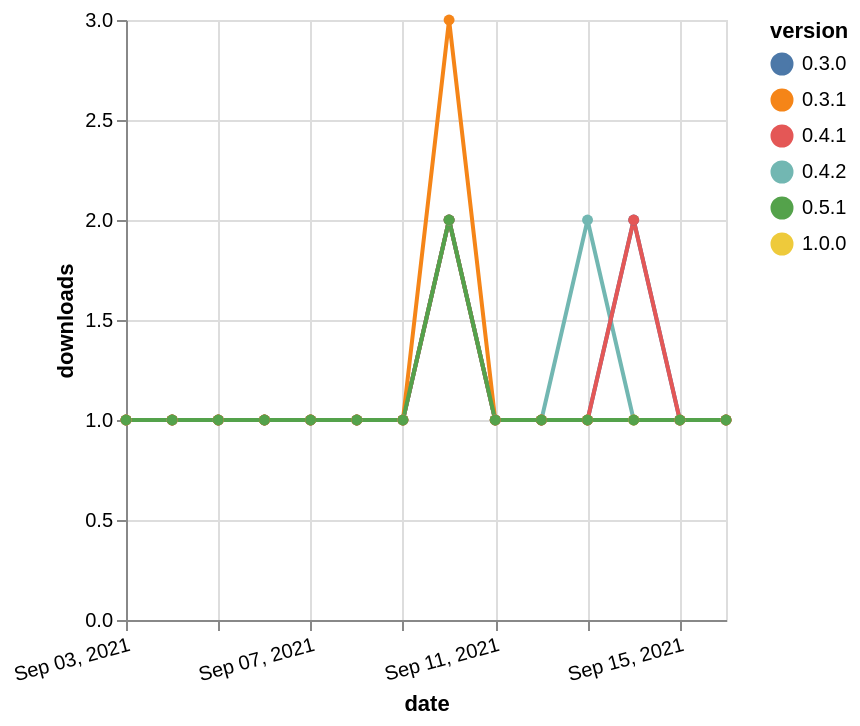

Vega-Lite specification for this chart:
### Vega-Lite specification from a JSON file in a GitHub repository (floating-point values rounded to 4 significant figures)
{"$schema": "https://vega.github.io/schema/vega-lite/v5.json", "description": "A simple bar chart with embedded data.", "data": {"values": [{"date": "2021-09-03", "total": 168, "delta": 1, "version": "1.0.0"}, {"date": "2021-09-04", "total": 169, "delta": 1, "version": "1.0.0"}, {"date": "2021-09-05", "total": 170, "delta": 1, "version": "1.0.0"}, {"date": "2021-09-06", "total": 171, "delta": 1, "version": "1.0.0"}, {"date": "2021-09-07", "total": 172, "delta": 1, "version": "1.0.0"}, {"date": "2021-09-08", "total": 173, "delta": 1, "version": "1.0.0"}, {"date": "2021-09-09", "total": 174, "delta": 1, "version": "1.0.0"}, {"date": "2021-09-10", "total": 176, "delta": 2, "version": "1.0.0"}, {"date": "2021-09-11", "total": 177, "delta": 1, "version": "1.0.0"}, {"date": "2021-09-12", "total": 178, "delta": 1, "version": "1.0.0"}, {"date": "2021-09-13", "total": 179, "delta": 1, "version": "1.0.0"}, {"date": "2021-09-14", "total": 180, "delta": 1, "version": "1.0.0"}, {"date": "2021-09-15", "total": 181, "delta": 1, "version": "1.0.0"}, {"date": "2021-09-16", "total": 182, "delta": 1, "version": "1.0.0"}, {"date": "2021-09-03", "total": 173, "delta": 1, "version": "0.4.2"}, {"date": "2021-09-04", "total": 174, "delta": 1, "version": "0.4.2"}, {"date": "2021-09-05", "total": 175, "delta": 1, "version": "0.4.2"}, {"date": "2021-09-06", "total": 176, "delta": 1, "version": "0.4.2"}, {"date": "2021-09-07", "total": 177, "delta": 1, "version": "0.4.2"}, {"date": "2021-09-08", "total": 178, "delta": 1, "version": "0.4.2"}, {"date": "2021-09-09", "total": 179, "delta": 1, "version": "0.4.2"}, {"date": "2021-09-10", "total": 181, "delta": 2, "version": "0.4.2"}, {"date": "2021-09-11", "total": 182, "delta": 1, "version": "0.4.2"}, {"date": "2021-09-12", "total": 183, "delta": 1, "version": "0.4.2"}, {"date": "2021-09-13", "total": 185, "delta": 2, "version": "0.4.2"}, {"date": "2021-09-14", "total": 186, "delta": 1, "version": "0.4.2"}, {"date": "2021-09-15", "total": 187, "delta": 1, "version": "0.4.2"}, {"date": "2021-09-16", "total": 188, "delta": 1, "version": "0.4.2"}, {"date": "2021-09-03", "total": 185, "delta": 1, "version": "0.3.0"}, {"date": "2021-09-04", "total": 186, "delta": 1, "version": "0.3.0"}, {"date": "2021-09-05", "total": 187, "delta": 1, "version": "0.3.0"}, {"date": "2021-09-06", "total": 188, "delta": 1, "version": "0.3.0"}, {"date": "2021-09-07", "total": 189, "delta": 1, "version": "0.3.0"}, {"date": "2021-09-08", "total": 190, "delta": 1, "version": "0.3.0"}, {"date": "2021-09-09", "total": 191, "delta": 1, "version": "0.3.0"}, {"date": "2021-09-10", "total": 193, "delta": 2, "version": "0.3.0"}, {"date": "2021-09-11", "total": 194, "delta": 1, "version": "0.3.0"}, {"date": "2021-09-12", "total": 195, "delta": 1, "version": "0.3.0"}, {"date": "2021-09-13", "total": 196, "delta": 1, "version": "0.3.0"}, {"date": "2021-09-14", "total": 198, "delta": 2, "version": "0.3.0"}, {"date": "2021-09-15", "total": 199, "delta": 1, "version": "0.3.0"}, {"date": "2021-09-16", "total": 200, "delta": 1, "version": "0.3.0"}, {"date": "2021-09-03", "total": 168, "delta": 1, "version": "0.4.1"}, {"date": "2021-09-04", "total": 169, "delta": 1, "version": "0.4.1"}, {"date": "2021-09-05", "total": 170, "delta": 1, "version": "0.4.1"}, {"date": "2021-09-06", "total": 171, "delta": 1, "version": "0.4.1"}, {"date": "2021-09-07", "total": 172, "delta": 1, "version": "0.4.1"}, {"date": "2021-09-08", "total": 173, "delta": 1, "version": "0.4.1"}, {"date": "2021-09-09", "total": 174, "delta": 1, "version": "0.4.1"}, {"date": "2021-09-10", "total": 176, "delta": 2, "version": "0.4.1"}, {"date": "2021-09-11", "total": 177, "delta": 1, "version": "0.4.1"}, {"date": "2021-09-12", "total": 178, "delta": 1, "version": "0.4.1"}, {"date": "2021-09-13", "total": 179, "delta": 1, "version": "0.4.1"}, {"date": "2021-09-14", "total": 181, "delta": 2, "version": "0.4.1"}, {"date": "2021-09-15", "total": 182, "delta": 1, "version": "0.4.1"}, {"date": "2021-09-16", "total": 183, "delta": 1, "version": "0.4.1"}, {"date": "2021-09-03", "total": 176, "delta": 1, "version": "0.3.1"}, {"date": "2021-09-04", "total": 177, "delta": 1, "version": "0.3.1"}, {"date": "2021-09-05", "total": 178, "delta": 1, "version": "0.3.1"}, {"date": "2021-09-06", "total": 179, "delta": 1, "version": "0.3.1"}, {"date": "2021-09-07", "total": 180, "delta": 1, "version": "0.3.1"}, {"date": "2021-09-08", "total": 181, "delta": 1, "version": "0.3.1"}, {"date": "2021-09-09", "total": 182, "delta": 1, "version": "0.3.1"}, {"date": "2021-09-10", "total": 185, "delta": 3, "version": "0.3.1"}, {"date": "2021-09-11", "total": 186, "delta": 1, "version": "0.3.1"}, {"date": "2021-09-12", "total": 187, "delta": 1, "version": "0.3.1"}, {"date": "2021-09-13", "total": 188, "delta": 1, "version": "0.3.1"}, {"date": "2021-09-14", "total": 189, "delta": 1, "version": "0.3.1"}, {"date": "2021-09-15", "total": 190, "delta": 1, "version": "0.3.1"}, {"date": "2021-09-16", "total": 191, "delta": 1, "version": "0.3.1"}, {"date": "2021-09-03", "total": 141, "delta": 1, "version": "0.5.1"}, {"date": "2021-09-04", "total": 142, "delta": 1, "version": "0.5.1"}, {"date": "2021-09-05", "total": 143, "delta": 1, "version": "0.5.1"}, {"date": "2021-09-06", "total": 144, "delta": 1, "version": "0.5.1"}, {"date": "2021-09-07", "total": 145, "delta": 1, "version": "0.5.1"}, {"date": "2021-09-08", "total": 146, "delta": 1, "version": "0.5.1"}, {"date": "2021-09-09", "total": 147, "delta": 1, "version": "0.5.1"}, {"date": "2021-09-10", "total": 149, "delta": 2, "version": "0.5.1"}, {"date": "2021-09-11", "total": 150, "delta": 1, "version": "0.5.1"}, {"date": "2021-09-12", "total": 151, "delta": 1, "version": "0.5.1"}, {"date": "2021-09-13", "total": 152, "delta": 1, "version": "0.5.1"}, {"date": "2021-09-14", "total": 153, "delta": 1, "version": "0.5.1"}, {"date": "2021-09-15", "total": 154, "delta": 1, "version": "0.5.1"}, {"date": "2021-09-16", "total": 155, "delta": 1, "version": "0.5.1"}]}, "width": "container", "mark": {"type": "line", "point": {"filled": true}}, "encoding": {"x": {"field": "date", "type": "temporal", "timeUnit": "yearmonthdate", "title": "date", "axis": {"labelAngle": -15}}, "y": {"field": "delta", "type": "quantitative", "title": "downloads"}, "color": {"field": "version", "type": "nominal"}, "tooltip": {"field": "delta"}}}
